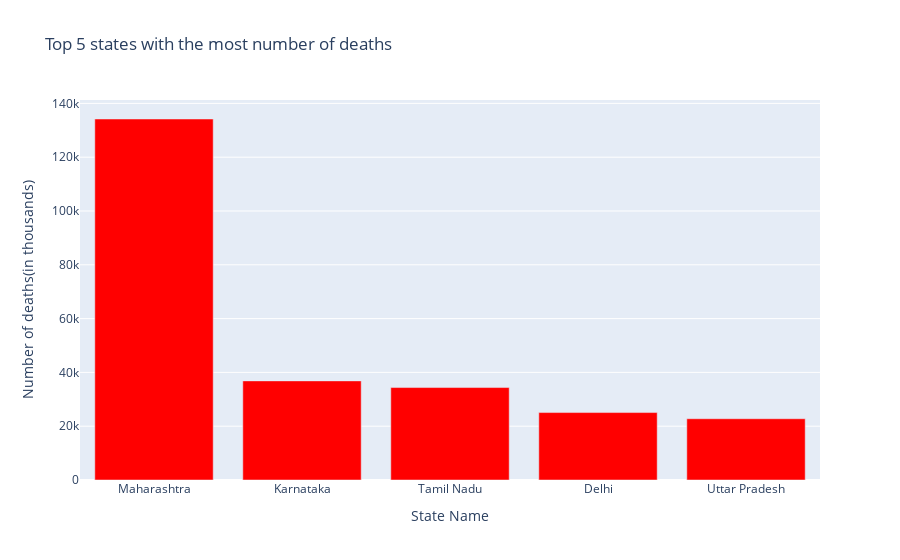

The code cell stored with this chart in its notebook:
### Code cell
plot2 = px.bar(top_5_deathcount,top_5_deathcount.index,top_5_deathcount.Deaths,title='Top 5 states with the most number of deaths',
               labels={top_5_deathcount.index.name:'State Name',top_5_deathcount.Deaths.name:'Number of deaths(in thousands)'}
               ,color_discrete_sequence=['red'])

iplot(plot2)

### Figure 1 — Plotly figure (JSON) as saved in the notebook; plotly's stock layout.template omitted (floating-point values rounded to 4 significant figures)
{"data": [{"alignmentgroup": "True", "hovertemplate": "State Name=%{x}<br>Number of deaths(in thousands)=%{y}<extra></extra>", "legendgroup": "", "marker": {"color": "red", "pattern": {"shape": ""}}, "name": "", "offsetgroup": "", "orientation": "v", "showlegend": false, "textposition": "auto", "type": "bar", "x": ["Maharashtra", "Karnataka", "Tamil Nadu", "Delhi", "Uttar Pradesh"], "xaxis": "x", "y": [134201, 36848, 34367, 25068, 22775], "yaxis": "y"}], "layout": {"barmode": "relative", "legend": {"tracegroupgap": 0}, "title": {"text": "Top 5 states with the most number of deaths"}, "xaxis": {"anchor": "y", "domain": [0, 1], "title": {"text": "State Name"}}, "yaxis": {"anchor": "x", "domain": [0, 1], "title": {"text": "Number of deaths(in thousands)"}}}}
